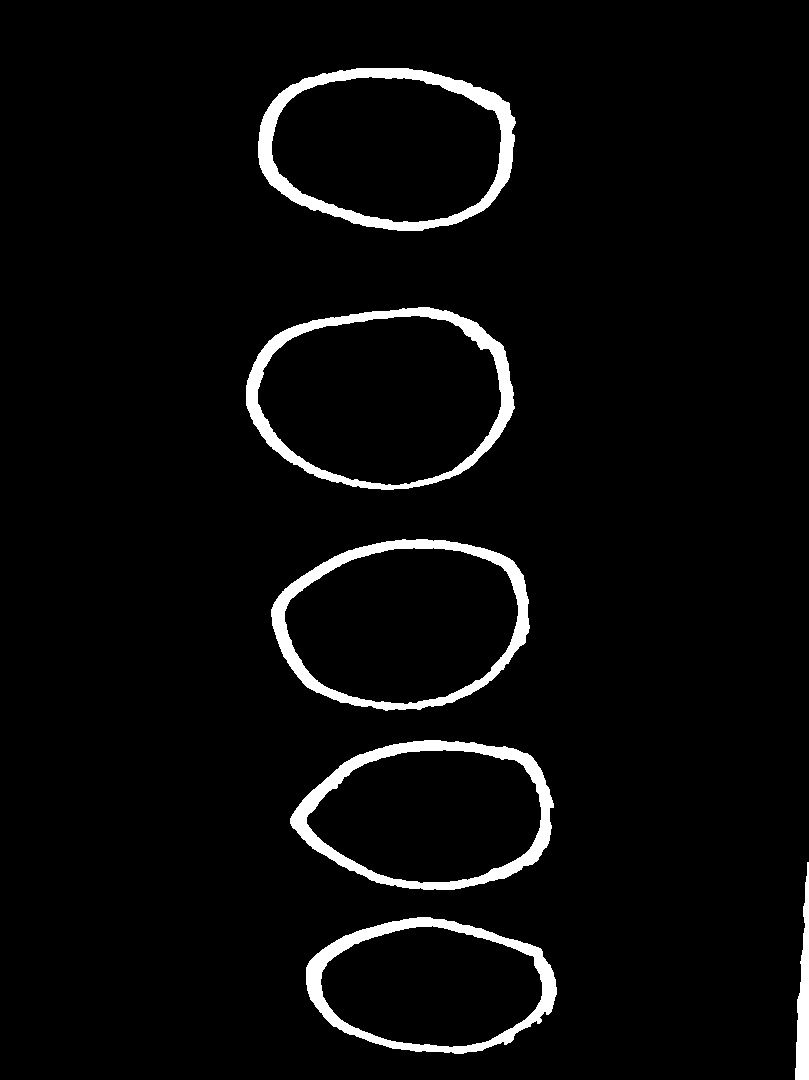
#> input picture resultats/0_ADJOVI_Ruben.jpeg, 809 x 1080 px, given as the content of the folder samples, which was not available
$ python pretraitement.py
#> lines starting #> are read from the running program, lines starting #| are printed output that depends on the picture; after the words box and inside, x2 and y2 are one past the last pixel; in counts of white or black regions, pixels touching at a corner belong together; pictures that were not available may be replaced by others from this repository, and a replacement may not be noted
"""
pretraitement.py
================
Module de prétraitement d'images pour la reconnaissance de chiffres manuscrits.

Étapes appliquées :
    1. Chargement de l'image originale (RGB / couleur)
    2. Conversion en niveaux de gris
    3. Réduction du bruit par filtre Gaussien
    4. Binarisation adaptative (méthode d'Otsu)
    5. Nettoyage morphologique (ouverture) pour éliminer les artefacts résiduels

Auteur  : Ingénieur ML
Version : 1.0.1
"""

import os
import cv2
import numpy as np
import matplotlib
matplotlib.use("Agg")          # backend sans affichage (scripts / serveurs)
import matplotlib.pyplot as plt
from pathlib import Path


# ---------------------------------------------------------------------------
# Fonctions de prétraitement
# ---------------------------------------------------------------------------

def charger_image(chemin: str) -> np.ndarray:
    """
    Charge une image depuis le disque en format BGR (OpenCV).
    Supporte les chemins contenant des caractères spéciaux ou accentués (Unicode).

    Args:
        chemin (str): Chemin complet vers le fichier image.

    Returns:
        np.ndarray: Image chargée en BGR (uint8).

    Raises:
        FileNotFoundError: Si le fichier n'existe pas.
        ValueError: Si l'image ne peut pas être lue.
    """
    if not os.path.exists(chemin):
        raise FileNotFoundError(f"Image introuvable : {chemin}")

    # Utilisation de np.fromfile + cv2.imdecode pour supporter les accents
    try:
        image = cv2.imdecode(np.fromfile(chemin, dtype=np.uint8), cv2.IMREAD_COLOR)
    except Exception as e:
        raise ValueError(f"Erreur lors du décodage de l'image : {chemin}. Détails : {e}")

    if image is None:
        raise ValueError(f"Impossible de lire l'image : {chemin}")

    return image


def convertir_niveaux_de_gris(image_bgr: np.ndarray) -> np.ndarray:
    """
    Convertit une image BGR en niveaux de gris.

    La conversion utilise la formule de luminance perceptuelle pondérée :
        Gris = 0.114·B + 0.587·G + 0.299·R
    Cette pondération respecte la sensibilité de l'œil humain aux couleurs.

    Args:
        image_bgr (np.ndarray): Image couleur (H, W, 3) en BGR.

    Returns:
        np.ndarray: Image en niveaux de gris (H, W), uint8.
    """
    return cv2.cvtColor(image_bgr, cv2.COLOR_BGR2GRAY)


def reduire_bruit(image_gris: np.ndarray, taille_noyau: int = 5) -> np.ndarray:
    """
    Applique un filtre Gaussien pour réduire le bruit haute frequency.

    Le flou Gaussien lisse les variations brutales de pixels (bruit de capteur,
    grain de papier, poussières) sans trop dégrader les contours du chiffre.

    Args:
        image_gris (np.ndarray): Image en niveaux de gris.
        taille_noyau (int): Taille du noyau Gaussien (doit être impair). Défaut : 5.

    Returns:
        np.ndarray: Image lissée (uint8).

    Raises:
        ValueError: Si taille_noyau est pair.
    """
    if taille_noyau % 2 == 0:
        raise ValueError("taille_noyau doit être un entier impair (ex: 3, 5, 7).")

    return cv2.GaussianBlur(image_gris, (taille_noyau, taille_noyau), sigmaX=0)


def binariser_otsu(image_lissee: np.ndarray) -> tuple[np.ndarray, float]:
    """
    Binarise l'image par la méthode d'Otsu.

    La méthode d'Otsu cherche automatiquement le seuil optimal qui maximise
    la variance inter-classes (pixels sombres vs pixels clairs). Elle est
    particulièrement adaptée aux images à histogramme bimodal (fond clair /
    encre sombre).

    L'image résultante est inversée (THRESH_BINARY_INV) : le chiffre devient
    blanc (255) et le fond devient noir (0), convention standard pour la
    reconnaissance de formes.

    Args:
        image_lissee (np.ndarray): Image en niveaux de gris lissée.

    Returns:
        tuple[np.ndarray, float]:
            - Image binaire (uint8), chiffre blanc sur fond noir.
            - Seuil calculé automatiquement par Otsu.
    """
    seuil, image_binaire = cv2.threshold(
        image_lissee,
        0,                              # valeur ignorée avec OTSU
        255,
        cv2.THRESH_BINARY_INV + cv2.THRESH_OTSU
    )
    return image_binaire, seuil


def nettoyer_morphologie(image_binaire: np.ndarray,
                         taille_noyau: int = 3,
                         iterations: int = 1) -> np.ndarray:
    """
    Applique une ouverture morphologique pour supprimer les petits artefacts.

    L'ouverture = érosion suivie d'une dilatation.
    - L'érosion supprime les petits points isolés (poussières, micro-taches).
    - La dilatation restaure la taille des régions conservées.

    Args:
        image_binaire (np.ndarray): Image binaire (uint8).
        taille_noyau (int): Taille de l'élément structurant carré. Défaut : 3.
        iterations (int): Nombre de fois que l'opération est appliquée. Défaut : 1.

    Returns:
        np.ndarray: Image nettoyée (uint8).
    """
    noyau = cv2.getStructuringElement(
        cv2.MORPH_RECT,
        (taille_noyau, taille_noyau)
    )
    return cv2.morphologyEx(
        image_binaire,
        cv2.MORPH_OPEN,
        noyau,
        iterations=iterations
    )


def pretraiter_image(chemin: str,
                     taille_noyau_bruit: int = 5,
                     taille_noyau_morpho: int = 3) -> dict:
    """
    Pipeline complet de prétraitement d'une image de chiffre manuscrit.

    Enchaîne toutes les étapes dans l'ordre :
        1. Chargement
        2. Niveaux de gris
        3. Réduction du bruit (Gaussien)
        4. Binarisation (Otsu)
        5. Nettoyage morphologique (ouverture)

    Args:
        chemin (str): Chemin vers l'image source.
        taille_noyau_bruit (int): Noyau du filtre Gaussien. Défaut : 5.
        taille_noyau_morpho (int): Noyau de l'opération morphologique. Défaut : 3.

    Returns:
        dict: Dictionnaire contenant toutes les étapes intermédiaires :
            - "originale"  : image BGR chargée
            - "gris"       : image en niveaux de gris
            - "lissee"     : image après filtre Gaussien
            - "binaire"    : image binarisée (Otsu)
            - "propre"     : image après nettoyage morphologique (résultat final)
            - "seuil_otsu" : seuil calculé par Otsu
    """
    originale = charger_image(chemin)
    gris      = convertir_niveaux_de_gris(originale)
    lissee    = reduire_bruit(gris, taille_noyau=taille_noyau_bruit)
    binaire, seuil = binariser_otsu(lissee)
    propre    = nettoyer_morphologie(binaire, taille_noyau=taille_noyau_morpho)

    return {
        "originale":  originale,
        "gris":       gris,
        "lissee":     lissee,
        "binaire":    binaire,
        "propre":     propre,
        "seuil_otsu": seuil,
    }


# ---------------------------------------------------------------------------
# Visualisation avant / après
# ---------------------------------------------------------------------------

def generer_capture_avant_apres(resultats: dict,
                                nom_fichier: str,
                                dossier_sortie: str = ".") -> str:
    """
    Génère et sauvegarde une figure comparative « avant / après » en 5 étapes.

    Args:
        resultats (dict): Dictionnaire retourné par `pretraiter_image`.
        nom_fichier (str): Nom de base du fichier de sortie (sans extension).
        dossier_sortie (str): Dossier où sauvegarder la figure. Défaut : ".".

    Returns:
        str: Chemin absolu de la figure sauvegardée.
    """
    os.makedirs(dossier_sortie, exist_ok=True)

    # Convertir BGR → RGB pour Matplotlib
    originale_rgb = cv2.cvtColor(resultats["originale"], cv2.COLOR_BGR2RGB)

    etapes = [
        (originale_rgb,         "1. Originale (RGB)",         "viridis"),
        (resultats["gris"],     "2. Niveaux de gris",         "gray"),
        (resultats["lissee"],   "3. Après filtre Gaussien",   "gray"),
        (resultats["binaire"],  f"4. Binarisation Otsu\n(seuil={resultats['seuil_otsu']:.0f})", "gray"),
        (resultats["propre"],   "5. Nettoyage morphologique\n(résultat final)", "gray"),
    ]

    fig, axes = plt.subplots(1, 5, figsize=(20, 4))
    fig.suptitle(
        f"Pipeline de prétraitement — {nom_fichier}",
        fontsize=14, fontweight="bold", y=1.02
    )

    for ax, (image, titre, cmap) in zip(axes, etapes):
        if len(image.shape) == 3:
            ax.imshow(image)
        else:
            ax.imshow(image, cmap=cmap)
        ax.set_title(titre, fontsize=9)
        ax.axis("off")

    plt.tight_layout()

    chemin_sortie = os.path.join(dossier_sortie, f"{nom_fichier}_avant_apres.png")
    plt.savefig(chemin_sortie, dpi=150, bbox_inches="tight")
    plt.close(fig)

    return os.path.abspath(chemin_sortie)


# ---------------------------------------------------------------------------
# Point d'entrée principal
# ---------------------------------------------------------------------------

def main():
    """
    Traite un ensemble d'images de test et génère les captures avant/après.
    """
    DOSSIER_ENTREE = "samples"
    DOSSIER_SORTIE = "sorties"
    DOSSIER_RESULTATS = "resultats"

    # Récupérer toutes les images PNG/JPG du dossier
    extensions = (".png", ".jpg", ".jpeg")
    images = [
        str(p) for p in Path(DOSSIER_ENTREE).iterdir()
        if p.suffix.lower() in extensions
    ]

    if not images:
        print(f"[AVERTISSEMENT] Aucune image trouvée dans '{DOSSIER_ENTREE}'.")
        return

    print(f"{'='*55}")
    print(f"  Pipeline de prétraitement — {len(images)} image(s) détectée(s)")
    print(f"{'='*55}\n")

    for chemin in sorted(images):
        nom = Path(chemin).stem
        print(f"[→] Traitement de : {chemin}")

        resultats = pretraiter_image(chemin)
#> in charger_image, image is the input picture: shape (1080, 809, 3); min 0, max 255, mean 10.4
#> in binariser_otsu, `seuil, image_binaire = cv2.threshold( image_lissee, 0,`:
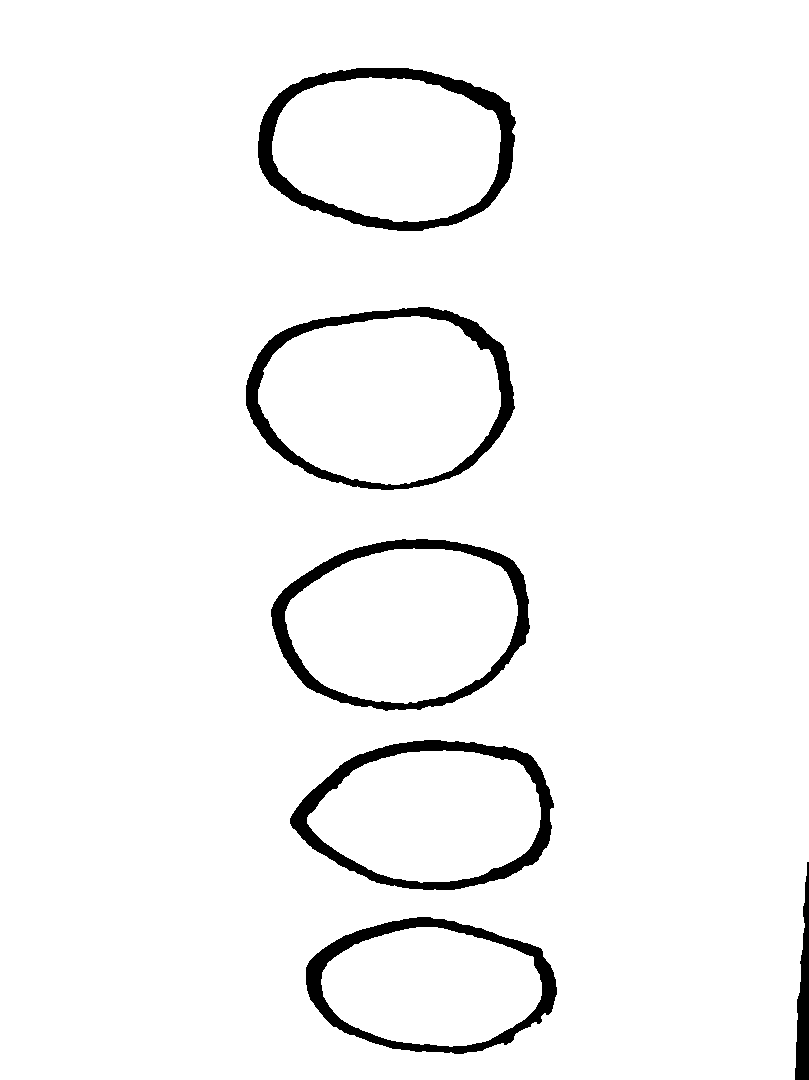
#> image_binaire: shape (1080, 809); 95.9% white; 6 black regions, box (x1, y1, x2, y2) and area: (258, 68, 516, 231) 7550, (246, 307, 515, 490) 6861, (290, 740, 554, 890) 6785, (271, 539, 530, 711) 6647, (306, 917, 557, 1054) 5949, (795, 862, 809, 1080) 1819
#> in binariser_otsu, `seuil, image_binaire = cv2.threshold( image_lissee, 0,`: seuil = 116
#> resultats = 6 items

        print(f"    ✔ Niveaux de gris       : OK")
        print(f"    ✔ Filtre Gaussien (5×5) : OK")
        print(f"    ✔ Binarisation Otsu     : seuil = {resultats['seuil_otsu']:.1f}")
#|     ✔ Binarisation Otsu     : seuil = 116.0
        print(f"    ✔ Nettoyage morpho      : OK")

        chemin_figure = generer_capture_avant_apres(resultats, nom, DOSSIER_SORTIE)
#> the loop in generer_capture_avant_apres, `for ax, (image, titre, cmap) in zip(axes, etapes):` made 5 passes
#> (titre, cmap) on passes 1 to 3: ('1. Originale (RGB)', 'viridis'), ('2. Niveaux de gris', 'gray'), ('3. Après filtre Gaussien', 'gray')
#> in generer_capture_avant_apres, `plt.savefig(chemin_sortie, dpi=150, bbox_inches="tight")`:
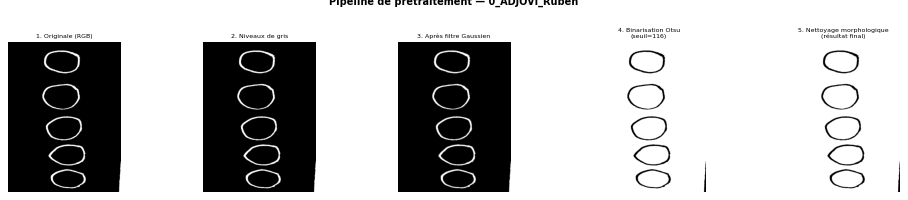
#> figure drawn by matplotlib, 5 panels
        print(f"    ✔ Figure sauvegardée    : {chemin_figure}\n")
#|     ✔ Figure sauvegardée    : sorties/0_ADJOVI_Ruben_avant_apres.png

        # Sauvegarde de l'image finale dans resultats/
        os.makedirs("resultats", exist_ok=True)
        chemin_resultat = os.path.join("resultats", Path(chemin).name)

        # CORRECTION UNICODE : Remplacement de cv2.imwrite pour supporter correctement les accents sous Windows
        extension = Path(chemin_resultat).suffix
        succes, img_encode = cv2.imencode(extension, resultats["propre"])
        if succes:
            img_encode.tofile(chemin_resultat)
            print(f"    ✔ Résultat sauvegardé   : {os.path.abspath(chemin_resultat)}\n")
        else:
            print(f"    ❌ Erreur lors de la sauvegarde binaire de : {chemin_resultat}\n")

    print(f"{'='*55}")
    print(f"  Prétraitement terminé. Résultats dans : {DOSSIER_SORTIE}/")
    print(f"  Images finales dans : {DOSSIER_RESULTATS}/")
    print(f"{'='*55}")


if __name__ == "__main__":
    main()

$ run again, on resultats/0_AVALLA_Onesime.jpeg
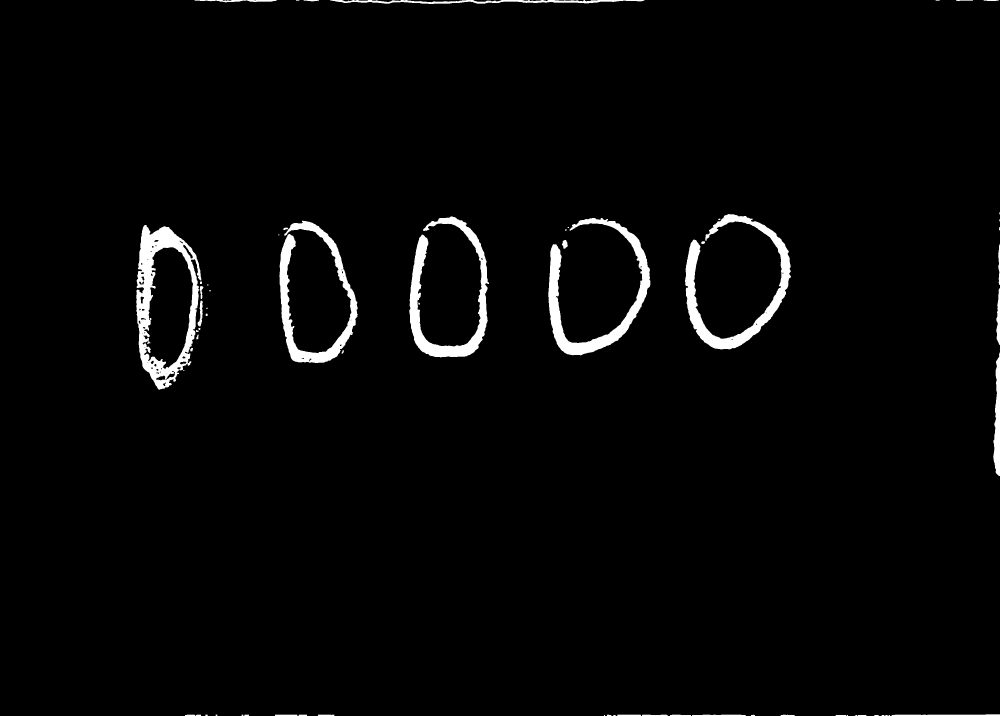
#> input picture resultats/0_AVALLA_Onesime.jpeg, 3000 x 2147 px, given as the content of the folder samples, which was not available (shown at 1/3 size)
#> in charger_image, image is the input picture: shape (2147, 3000, 3); min 0, max 255, mean 6
#> in binariser_otsu, `seuil, image_binaire = cv2.threshold( image_lissee, 0,`:
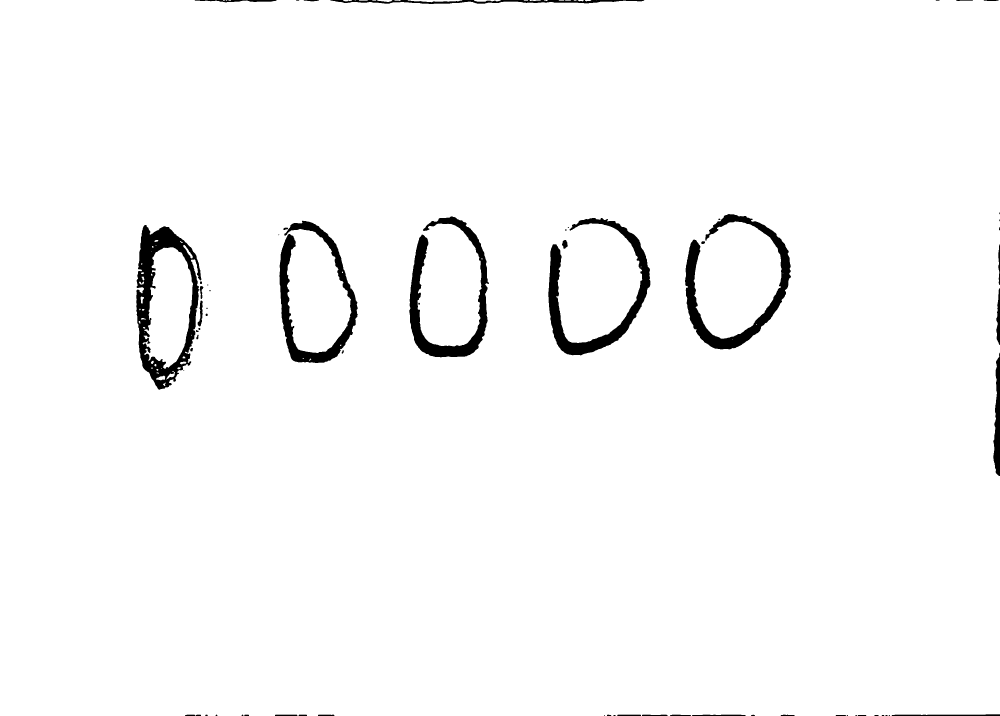
#> image_binaire: shape (2147, 3000) (shown at 1/3 size); 97.6% white; 66 black regions (20 under 20 px), largest, box (x1, y1, x2, y2) and area: (409, 675, 604, 1169) 32452, (2055, 642, 2373, 1048) 26373, (1645, 654, 1951, 1066) 26306
#> in binariser_otsu, `seuil, image_binaire = cv2.threshold( image_lissee, 0,`: seuil = 121
#> resultats = 6 items
#|     ✔ Binarisation Otsu     : seuil = 121.0
#> the loop in generer_capture_avant_apres, `for ax, (image, titre, cmap) in zip(axes, etapes):` made 5 passes
#> (titre, cmap) on passes 1 to 3: ('1. Originale (RGB)', 'viridis'), ('2. Niveaux de gris', 'gray'), ('3. Après filtre Gaussien', 'gray')
#|     ✔ Figure sauvegardée    : sorties/0_AVALLA_Onesime_avant_apres.png

$ run again, on resultats/0_Anifath_BAKARY.jpeg
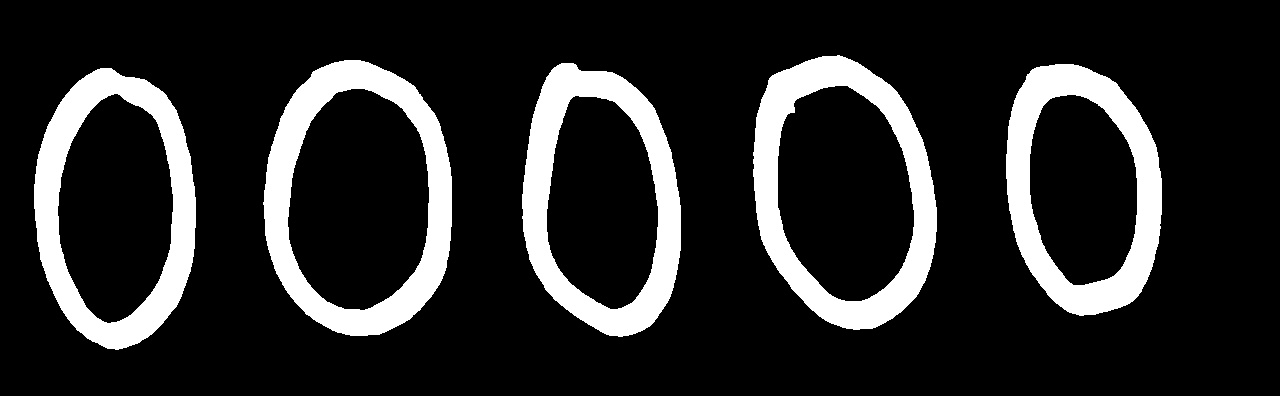
#> input picture resultats/0_Anifath_BAKARY.jpeg, 1280 x 396 px, given as the content of the folder samples, which was not available
#> in charger_image, image is the input picture: shape (396, 1280, 3); min 0, max 255, mean 40.6
#> in binariser_otsu, `seuil, image_binaire = cv2.threshold( image_lissee, 0,`:
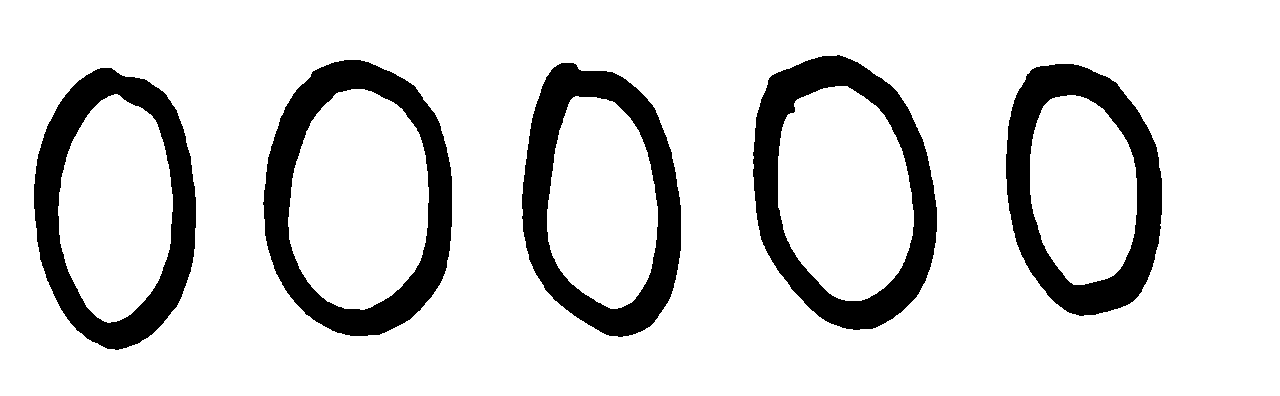
#> image_binaire: shape (396, 1280); 84.1% white; 5 black regions, box (x1, y1, x2, y2) and area: (263, 60, 452, 336) 17101, (753, 55, 937, 330) 16690, (34, 68, 196, 350) 15849, (522, 63, 681, 337) 15830, (1006, 64, 1162, 316) 15229
#> in binariser_otsu, `seuil, image_binaire = cv2.threshold( image_lissee, 0,`: seuil = 120
#> resultats = 6 items
#|     ✔ Binarisation Otsu     : seuil = 120.0
#> the loop in generer_capture_avant_apres, `for ax, (image, titre, cmap) in zip(axes, etapes):` made 5 passes
#> (titre, cmap) on passes 1 to 3: ('1. Originale (RGB)', 'viridis'), ('2. Niveaux de gris', 'gray'), ('3. Après filtre Gaussien', 'gray')
#|     ✔ Figure sauvegardée    : sorties/0_Anifath_BAKARY_avant_apres.png
